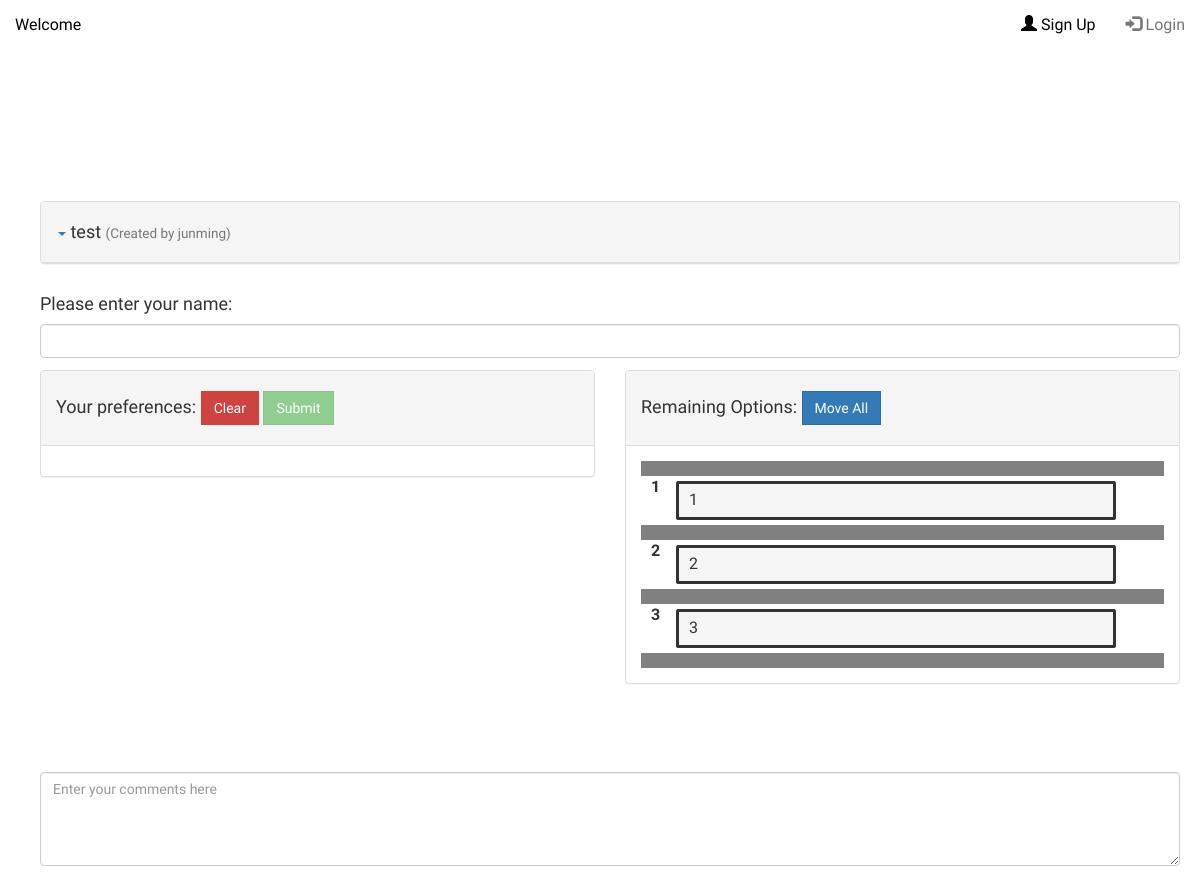
The app's page /polls/90/ with its own data.
### polls/models.py (models this page shows, shortened)
@python_2_unicode_compatible
class Question(models.Model):
    question_text = models.CharField(max_length=20)
    question_desc = models.CharField(max_length=500, null=True, blank=True)
    image = models.ImageField(upload_to='static/img/items/', blank=True, null=True)
    imageURL = models.CharField(max_length=500, blank=True, null=True)
    pub_date = models.DateTimeField('date published')
    follow_up = models.OneToOneField('Question', on_delete=models.CASCADE, null = True, blank = True)
    question_owner = models.ForeignKey(User, null=True)
    question_voters = models.ManyToManyField(User, related_name='poll_participated')
    status = models.IntegerField(default=1)
    display_pref = models.IntegerField(default=1)
    emailInvite = models.BooleanField(default=True)
    emailDelete = models.BooleanField(default=True)
    emailStart = models.BooleanField(default=True)
    emailStop = models.BooleanField(default=True)
    poll_algorithm = models.IntegerField(default=1)
    question_type = models.IntegerField(default=1)
    winner = models.CharField(max_length=200)
    m_poll = models.BooleanField(default=False)
    open = models.BooleanField(default=False)

@python_2_unicode_compatible
class Item(models.Model):
    question = models.ForeignKey(Question, on_delete=models.CASCADE)
    item_text = models.CharField(max_length=200)
    item_description = models.CharField(max_length=1000, blank=True, null=True)
    image = models.ImageField(upload_to='static/img/items/', blank=True, null=True)
    imageURL = models.CharField(max_length=500, blank=True, null=True)

### polls/views.py (the view, shortened to what this page needs)
# urls.py: url(r'^(?P<pk>[0-9]+)/$', views.DetailView.as_view(), name='detail'),
class DetailView(generic.DetailView):
    model = Question
    template_name = 'polls/detail.html'
    def get_context_data(self, **kwargs):
        ctx = super(DetailView, self).get_context_data(**kwargs)
        ctx['lastcomment'] = ""
        if self.request.user.get_username() == "":
            if isPrefReset(self.request):
                ctx['items'] = self.object.item_set.all()
                return ctx
            if 'anonymousvoter' in self.request.session and 'anonymousid' in self.request.session:
                currentAnonymousResponses = self.object.response_set.filter(anonymous_id = self.request.session['anonymousid']).reverse()
                if len(currentAnonymousResponses) > 0:
                    mostRecentAnonymousResponse = currentAnonymousResponses[0]
                    if mostRecentAnonymousResponse.comment:
                        ctx['lastcomment'] = mostRecentAnonymousResponse.comment
                    ctx['currentSelection'] = getCurrentSelection(currentAnonymousResponses[0])
            else:
                ctx['items'] = self.object.item_set.all()
            return ctx
    def get_queryset(self):
        return Question.objects.filter(pub_date__lte=timezone.now())

### polls/views.py (called while the page is built)
def isPrefReset(request):
    orderStr = request.GET.get('order', '')
    if orderStr == "null":
        return True
    return False

### polls/templates/polls/detail.html (shortened to what this page needs)
{% extends 'polls/base.html' %}
{% load mathfilters %}
{% load staticfiles %}
{% block extra_head %}
<link rel="stylesheet" href="//code.jquery.com/ui/1.12.0/themes/base/jquery-ui.css">
{% endblock %}
{% block content %}
<br/>
<div class="container">
{% if question.status == 2 %}
    {% if question.open == False and request.user.username == "" %}
        You have no permission to vote on this poll.
    {% elif question.open == False and request.user not in question.question_voters.all %}
        You are not invited to this poll.
    {% else %}
    <br/><br/>
    <div class="panel panel-default">
        <div class="panel-heading">
            <a class="panel-title" data-toggle="collapse" href="#collapse_des">
            <div class="row">
                <div class="col-md-10" {% if request.flavour == "mobile" %} style="width:100%;" {% endif %}>
                    <h4 ><span class="caret" style="color:#377BB5;"></span> {{ question.question_text }} <small class="text-muted">(Created by {{ question.question_owner }})</small></h4>
                </div>
            </div> </a>
        </div>
    </div>
    <form {% if request.user.username == "" %} action="{% url 'polls:anonymousvote' question.id %}" {% else %} action="{% url 'polls:vote' question.id %}" {% endif %} method="post">
        <div class="row">
            {% if request.user.username == "" and 'anonymousid' not in request.session %}
            <div class="col-md-12" style="clear:right; ">
                <h4>Please enter your name: </h4>
                <input type="text" size="50" class="form-control" style="width=50%; clear:right;" name="anonymousname"/>
            </div>
            {% endif %}
            {% if request.flavour == "mobile" %}
            <div class="col-md-6 margin-panel-top">
            {% else %}
            <div class="col-md-6 margin-panel-top">
            {% endif %}
                <div class="panel panel-default" >
                    <div class="panel-heading" >
                        <h4>Your preferences:
                            {% if request.flavour == "mobile" %}
                            <button id="submitbutton" type="submit" onclick="submitPref();" class="submit-button-mobile" >
                                <span class="glyphicon glyphicon-upload" style="font-size:80%;color:white;">Submit</span>
                            </button>
                            {% else %}
                            <a href="{% url 'polls:detail' question.id %}?order=null" class="btn btn-danger reset-button" style="background"> Clear </a>
                            <button id="submitbutton" type="submit" onclick="submitPref();" class="btn btn-success" disabled>
                                Submit
                            </button>
                            {% endif %}
                            <div class="pull-right">
                                </form> <br/>
                            </div>
                        </div>
                        <div class="panel-body" >
                        </div>
                    </div>
                {% if request.flavour == "mobile" %}
                <div class="col-md-6 margin-panel-top">
                {% else %}
                <div class="col-md-6 margin-panel-top">
                {% endif %}
                <div class="panel panel-default">
                    <div class="panel-heading">
                        <h4>Remaining Options:
                        {% if request.flavour == "mobile" %}
                        <button onclick="moveAll(); return false;" class="move-all-button-mobile">
                            <span class="glyphicon glyphicon-arrow-up bluecolor" style="font-size:80%;float: center; color:white;"> All </span>
                        </button>
                        {% else %}
                        <button onclick="moveAll(); return false;" class="btn btn-primary move-all-button" >
                            Move All
                        </button>
                            {% endif %}
                        </h4>
                    </div>
                    <div class="panel-body">
                        <ul id="right-sortable" class="list-group">
                            {% if currentSelection == None %}
                            {% for item in items %}
                            {% with prev=forloop.counter|mul:2 %}
                            <ul class="choice1" id="{{ prev|add:1 }}" onclick = "moveToPref(this)">
                            {% endwith %}
                                <li class="li_item" id="item{{ item.item_text }}">
                                    {{ item.item_text }}
                                </li>
                            </ul>
                            {% endfor %}
                            {% endif %}
                        </ul>
                    </div>
                </div>
            </div>
        <div>
            <br/>
            <textarea class="form-control" name="comment" rows="4" cols="50" maxlength="1000" placeholder="Enter your comments here" >{{lastcomment}}</textarea>
        </div>
    {% endif %}
    {% elif question.status == 1 %}
    <p>
        This poll has not started yet.
    </p>
    {% else %}
    <p>
        This poll has ended.
    </p>
    {% endif %}
{% endblock %}

### static/css/stylish-portfolio.css (style rules this page uses)
html, body { width: 100%; height: 100%; }
body { font-family: "Source Sans Pro","Helvetica Neue",Helvetica,Arial,sans-serif; }

### static/css/shared.css (style rules this page uses)
* { font-size: 100%; }
a { font-size: 100%; text-decoration: none !important; }
button { outline:none; }
#left-sortable, #right-sortable { list-style-type: none; margin: 0; padding: 0px; }
#left-sortable li, #right-sortable li { display: block; margin: 5px 5px 5px 5px; padding: 5px; background: #F5F5F5; border: solid; border-radius: 2px; padding-left:10px; }
.margin-panel-top { margin-top: 12px; }
.btn-danger.reset-button { background: rgb(201, 48, 44, 0.9); }
.btn-primary.move-all-button { background: (55,123,181,0.9); }
div { font-size:100% !important; }
ul.choice1 { -moz-user-select: none; -webkit-user-select:none; -ms-user-select:none; user-select:none; -o-user-select:none; padding-left: 30px; padding-right: 20px; }
li.li_item { display: inline-block; padding: 10px; }

### static/css/desktop.css (style rules this page uses)
body { min-height: 1000px; padding-top: 0px; padding-bottom: 20px; margin-left: 0; margin-right: 0; padding-left: 5px; padding-right: 5px; font-size: medium; }

### polls/templates/polls/base.html (style rules this page uses)
.btn { border-radius:0; }

### records on screen
Question: question_text "test", question_owner "junming"
Item: item_text "1"
Item: item_text "2"
Item: item_text "3"
